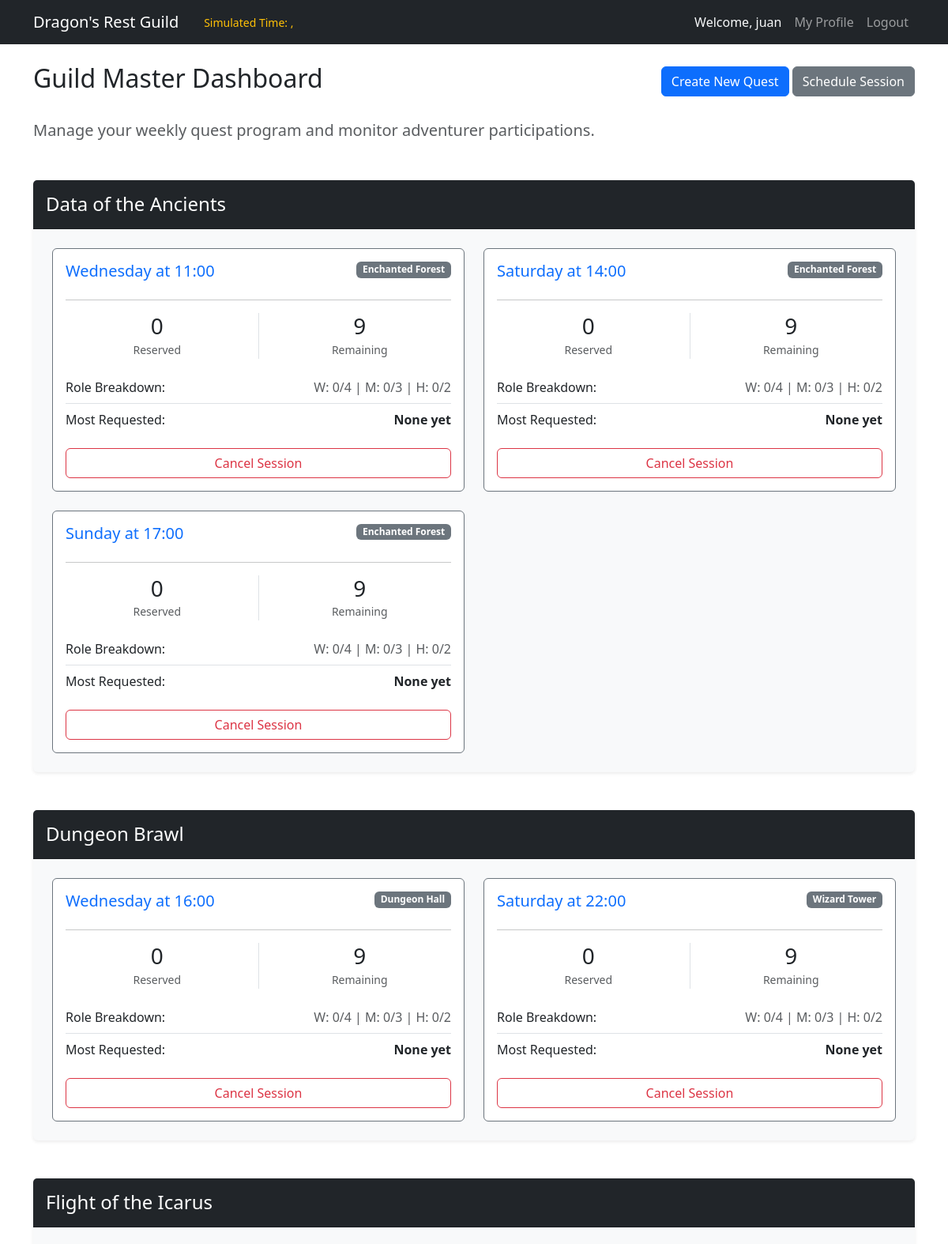
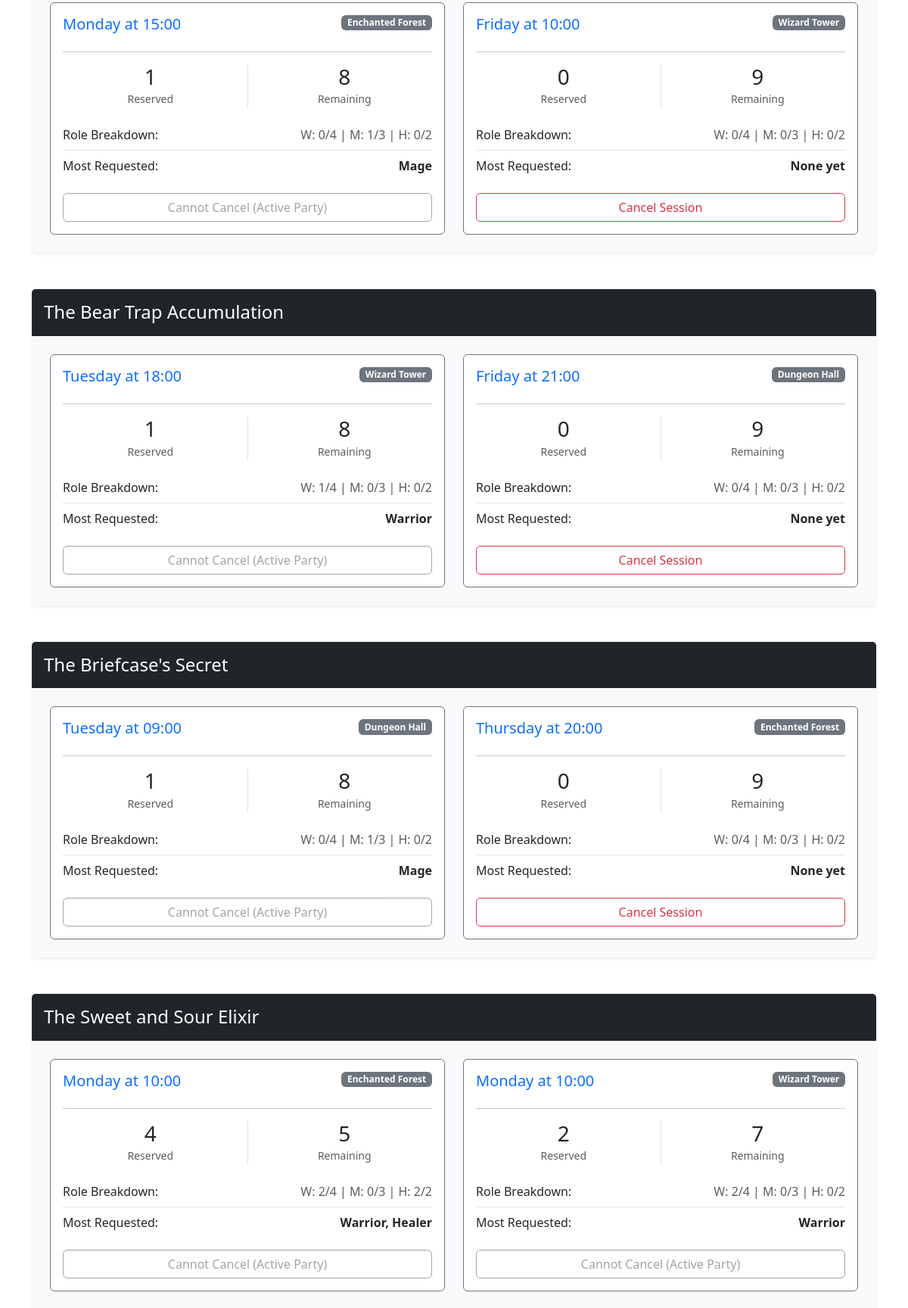
The page /gm/dashboard (signed in, upper part) on the database its author committed (2 pictures, top to bottom).
### tables this page shows
CREATE TABLE "users" (
	"UId"	INTEGER,
	"username"	TEXT NOT NULL UNIQUE,
	"password_hash"	TEXT NOT NULL,
	"role"	TEXT NOT NULL,
	PRIMARY KEY("UId" AUTOINCREMENT)
);

CREATE TABLE "quests" (
	"QId"	INTEGER,
	"title"	TEXT NOT NULL,
	"duration"	INTEGER NOT NULL,
	"quest_type"	TEXT NOT NULL,
	"difficulty"	TEXT NOT NULL,
	"description"	TEXT,
	"image_filename"	TEXT,
	PRIMARY KEY("QId" AUTOINCREMENT)
);

### app.py (the view)
@app.route('/gm/dashboard')
@login_required
def gm_dashboard():
    if current_user.role != 'Guild Master':
        flash("Access denied. Only Guild Masters can view this page.", "danger")
        return redirect(url_for('profile'))
    raw_stats = db.get_gm_dashboard_stats()
    quests_grouped = {}
    for row in raw_stats:
        qid = row['QId']
        if qid not in quests_grouped:
            quests_grouped[qid] = {
                'title': row['title'],
                'sessions': []
            }
        roles = {
            'Warrior': row['warrior_res'],
            'Mage': row['mage_res'],
            'Healer': row['healer_res']
        }
        max_res = max(roles.values())
        if max_res == 0:
            most_requested = "None yet"
        else:
            most_requested = ", ".join([k for k, v in roles.items() if v == max_res])
        session_dict = dict(row)
        session_dict['remaining_places'] = 9 - row['total_reserved'] # 4W + 3M + 2H = 9 total
        session_dict['most_requested'] = most_requested
        quests_grouped[qid]['sessions'].append(session_dict)
    return render_template('gm_dashboard.html', quests_grouped=quests_grouped)

### app.py (called while the page is built)
@login_manager.user_loader
def load_user(user_id):
    return db.get_user_by_id(user_id)

### db.py (called while the page is built)
def get_db_connection():
    conn = sqlite3.connect('database.db')
    conn.row_factory = sqlite3.Row
    return conn

def get_user_by_id(uid):
    conn = get_db_connection()
    cursor = conn.cursor()
    query = 'SELECT * FROM users WHERE UId = ?'
    cursor.execute(query, (uid,))
    user_row = cursor.fetchone()
    conn.close()
    if user_row:
        return User(id=user_row['UId'], username=user_row['username'], role=user_row['role'])
    return None

### templates/gm_dashboard.html
{% extends 'base.html' %}
{% block content %}
<div class="d-flex justify-content-between align-items-center mb-4">
    <h2>Guild Master Dashboard</h2>
    <div>
        <a href="#" class="btn btn-primary">Create New Quest</a>
        <a href="#" class="btn btn-secondary">Schedule Session</a>
    </div>
</div>
<p class="lead text-muted mb-5">Manage your weekly quest program and monitor adventurer participations.</p>
{% if quests_grouped %}
    {% for qid, quest in quests_grouped.items() %}
        <div class="card shadow-sm mb-5 border-0 bg-light">
            <div class="card-header bg-dark text-white py-3">
                <h4 class="mb-0">{{ quest.title }}</h4>
            </div>
            <div class="card-body p-4">
                <div class="row row-cols-1 row-cols-lg-2 g-4">
                    {% for session in quest.sessions %}
                        <div class="col">
                            <div class="card h-100 border-secondary">
                                <div class="card-body">
                                    <div class="d-flex justify-content-between">
                                        <h5 class="card-title text-primary">{{ session.day }} at {{ session.start_time }}</h5>
                                        <span class="badge bg-secondary h-100">{{ session.location }}</span>
                                    </div>
                                    <hr>
                                    <div class="row text-center mb-3">
                                        <div class="col border-end">
                                            <h3 class="mb-0">{{ session.total_reserved }}</h3>
                                            <small class="text-muted">Reserved</small>
                                        </div>
                                        <div class="col">
                                            <h3 class="mb-0">{{ session.remaining_places }}</h3>
                                            <small class="text-muted">Remaining</small>
                                        </div>
                                    </div>
                                    <ul class="list-group list-group-flush mb-3">
                                        <li class="list-group-item d-flex justify-content-between px-0">
                                            Role Breakdown:
                                            <span class="text-muted">
                                                W: {{ session.warrior_res }}/4 | M: {{ session.mage_res }}/3 | H: {{ session.healer_res }}/2
                                            </span>
                                        </li>
                                        <li class="list-group-item d-flex justify-content-between px-0">
                                            Most Requested:
                                            <strong>{{ session.most_requested }}</strong>
                                        </li>
                                    </ul>
                                    <div class="text-end mt-auto">
                                        {% if session.total_reserved == 0 %}
                                            <form action="{{ url_for('gm_cancel_session', session_id=session.SId) }}" method="POST" onsubmit="return confirm('Permanently cancel this scheduled session?');">
                                                <button type="submit" class="btn btn-outline-danger w-100">Cancel Session</button>
                                            </form>
                                        {% else %}
                                            <button class="btn btn-outline-secondary w-100" disabled>Cannot Cancel (Active Party)</button>
                                        {% endif %}
                                    </div>
                                </div>
                            </div>
                        </div>
                    {% endfor %}
                </div>
            </div>
        </div>
    {% endfor %}
{% else %}
    <div class="alert alert-info">No quests or sessions have been scheduled for this week.</div>
{% endif %}
{% endblock %}

### templates/base.html (shortened to what this page needs)
<!DOCTYPE html>
<html lang="en">
<head>
    <link href="https://cdn.jsdelivr.net/npm/bootstrap@5.3.0/dist/css/bootstrap.min.css" rel="stylesheet">
    <link rel="stylesheet" href="{{ url_for('static', filename='css/style.css') }}">
</head>
<body>
    <header>
        <nav class="navbar navbar-expand-lg navbar-dark bg-dark">
            <div class="container">
                <a class="navbar-brand" href="{{ url_for('index') }}">Dragon's Rest Guild</a>
                <div class="navbar-text ms-3 text-warning">
                    <small>Simulated Time: {{ current_day }}, {{ current_time }}</small>
                </div>
                <div class="collapse navbar-collapse justify-content-end">
                    <ul class="navbar-nav">
                        {% if current_user.is_authenticated %}
                            <li class="nav-item">
                                <span class="nav-link text-light">Welcome, {{ current_user.username }}</span>
                            </li>
                            {% if current_user.role == 'guild_master' %}
                                <li class="nav-item"><a class="nav-link" href="{{ url_for('gm_dashboard') }}">GM Dashboard</a></li>
                            {% else %}
                                <li class="nav-item"><a class="nav-link" href="{{ url_for('profile') }}">My Profile</a></li>
                            {% endif %}
                            <li class="nav-item"><a class="nav-link" href="{{ url_for('logout') }}">Logout</a></li>
                        {% else %}
                            <li class="nav-item"><a class="nav-link" href="{{ url_for('login') }}">Login</a></li>
                            <li class="nav-item"><a class="nav-link" href="{{ url_for('register') }}">Register</a></li>
                        {% endif %}
                    </ul>
                </div>
            </div>
        </nav>
    </header>
    <main class="container my-4">
        {% block content %}{% endblock %}
    </main>
</body>
</html>

### rows shown on the page
users: username "juan"
quests: title "Data of the Ancients"
quests: title "Dungeon Brawl"
quests: title "Flight of the Icarus"
quests: title "The Bear Trap Accumulation"
quests: title "The Briefcase's Secret"
quests: title "The Sweet and Sour Elixir"

### other values the page prints
{{ session.day }} "Wednesday"
{{ session.start_time }} "11:00"
{{ session.location }} "Enchanted Forest"
{{ session.total_reserved }} "0"
{{ session.remaining_places }} "9"
{{ session.warrior_res }} "0"
{{ session.mage_res }} "0"
{{ session.healer_res }} "0"
{{ session.most_requested }} "None yet"
{{ session.day }} "Saturday"
{{ session.start_time }} "14:00"
{{ session.day }} "Sunday"
{{ session.start_time }} "17:00"
{{ session.start_time }} "16:00"
{{ session.location }} "Dungeon Hall"
